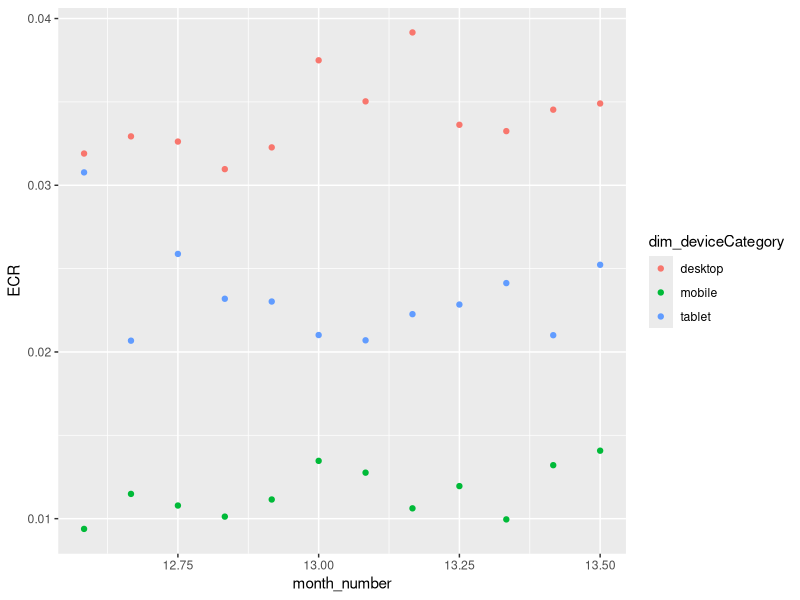

Write R code to recreate this figure.
library(tidyverse)
library(stringr)
library(data.table)
library(openxlsx)
options(scipen = 10)

# make workbook
workbook <- createWorkbook();

# read csv file 
cols <- read_csv(file = "session_counts.csv");

# augment table with an extra row representing the year + month/12
# which allows us to later plot the results in chronological order from 7/12 -> 6/13
cols$month_number <- strtoi(str_sub(cols$dim_date, -2, -1))+(strtoi(sub("/.*", "", cols$dim_date)))/12


session_count <- aggregate(sessions~dim_deviceCategory+month_number, cols, sum);
transaction_count <- aggregate(transactions~dim_deviceCategory+month_number, cols, sum);
QTY_count <- aggregate(QTY~dim_deviceCategory+month_number, cols, sum);

table1_result <- tibble(
  session_count[1],
  session_count[2],
  session_count[3],
  transaction_count[3],
  QTY_count[3],
);

table1_result$ECR <- table1_result$transactions/table1_result$sessions;



carts_data <- read_csv(file = "adds_to_cart.csv");
carts_data$month_number <- (carts_data$dim_year %% 1000)+(carts_data$dim_month/12)


# populate table to be used for second xslx worksheet
table2_data <- aggregate(.~month_number, table1_result[c(2,3,4,5)], sum)[c(11,12), ]  # grouping by month and selecting last 2
table2_data$ECR <- table2_data$transactions/table2_data$sessions  # adding ECR column
table2_data <- cbind(table2_data, carts_data[c(11,12),3]) # adding addsToCard column
table2_data <- table2_data[,c(2,3,4,5,6)]   # cutting out month_number row

table2_data <- as.data.frame(t(as.matrix(table2_data)))
table2_data$absolute_diff <- table2_data$"12"-table2_data$"11";
table2_data$relative_diff <- table2_data$"12"/table2_data$"11";
colnames(table2_data) <- c("5/13", "6/13", "absolute_diff", "relative_diff");

# produce a nice little plot that allows us to better visualize the site traffic data
ggplot(table1_result, aes(x=month_number, y=ECR, color=dim_deviceCategory))+geom_point();

# last thing we need to do is add worksheets to the workbook

addWorksheet(workbook, "worksheet_no1")
addWorksheet(workbook, "worksheet_no2")

writeData(workbook, "worksheet_no1", table1_result)
writeData(workbook, "worksheet_no2", table2_data)
saveWorkbook(workbook, file = "analysis_results", overwrite = TRUE);

